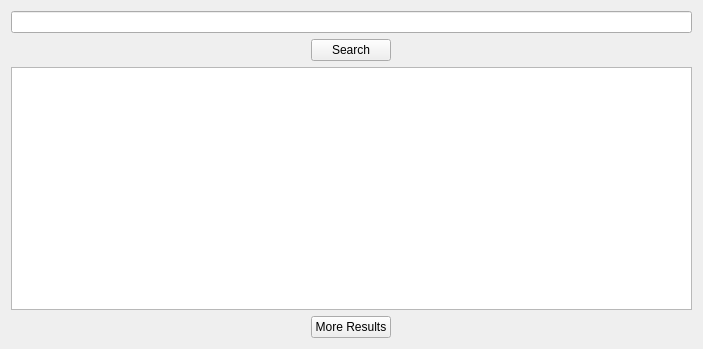
<?xml version="1.0" encoding="UTF-8"?>
<ui version="4.0">
 <class>SearchForWebmapWidget</class>
 <widget class="QWidget" name="SearchForWebmapWidget">
  <property name="geometry">
   <rect>
    <x>0</x>
    <y>0</y>
    <width>703</width>
    <height>349</height>
   </rect>
  </property>
  <property name="windowTitle">
   <string>Form</string>
  </property>
  <layout class="QGridLayout" name="gridLayout">
   <item row="1" column="0" alignment="Qt::AlignHCenter">
    <widget class="QPushButton" name="searchPushButton">
     <property name="text">
      <string>Search</string>
     </property>
     <property name="icon">
      <iconset resource="SearchForWebmapWidgets.qrc">
       <normaloff>:/Samples/CloudAndPortal/SearchForWebmap/searchIcon.png</normaloff>:/Samples/CloudAndPortal/SearchForWebmap/searchIcon.png</iconset>
     </property>
    </widget>
   </item>
   <item row="0" column="0">
    <widget class="QLineEdit" name="searchtextLineEdit"/>
   </item>
   <item row="2" column="0">
    <widget class="QListView" name="webmapsListView">
     <property name="sizePolicy">
      <sizepolicy hsizetype="Minimum" vsizetype="Expanding">
       <horstretch>0</horstretch>
       <verstretch>0</verstretch>
      </sizepolicy>
     </property>
    </widget>
   </item>
   <item row="3" column="0" alignment="Qt::AlignHCenter">
    <widget class="QPushButton" name="searchMore">
     <property name="text">
      <string>More Results</string>
     </property>
    </widget>
   </item>
  </layout>
 </widget>
 <resources>
  <include location="SearchForWebmapWidgets.qrc"/>
 </resources>
 <connections/>
</ui>
